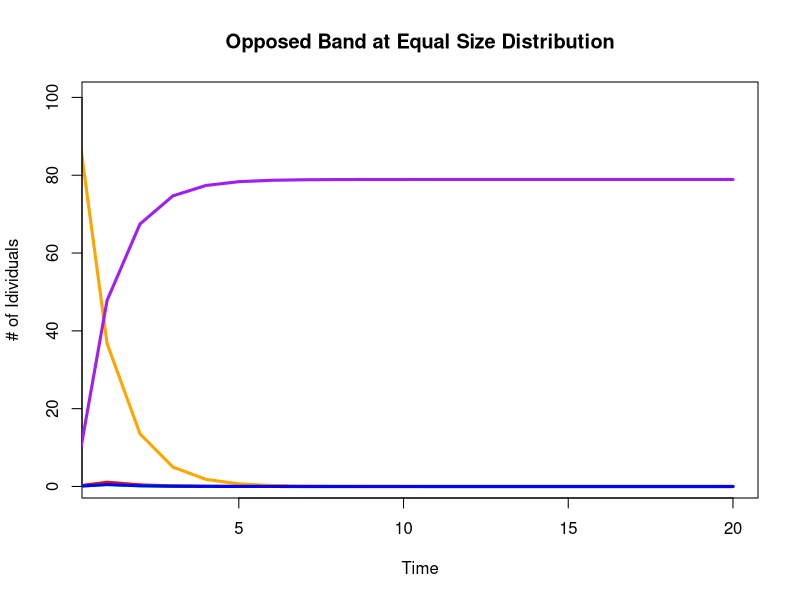
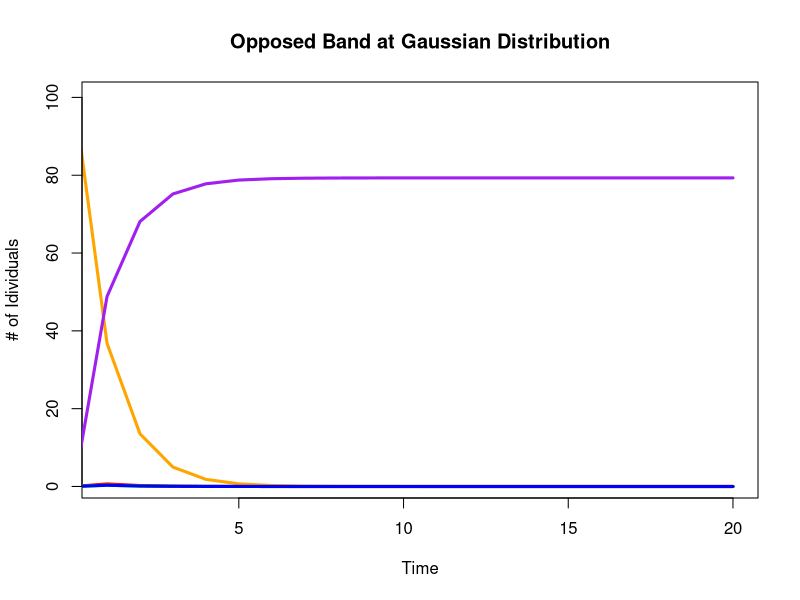
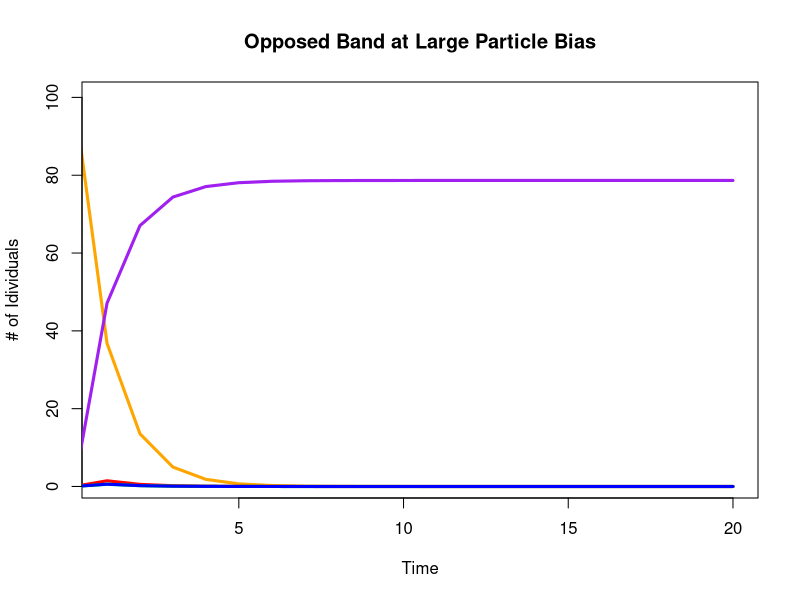
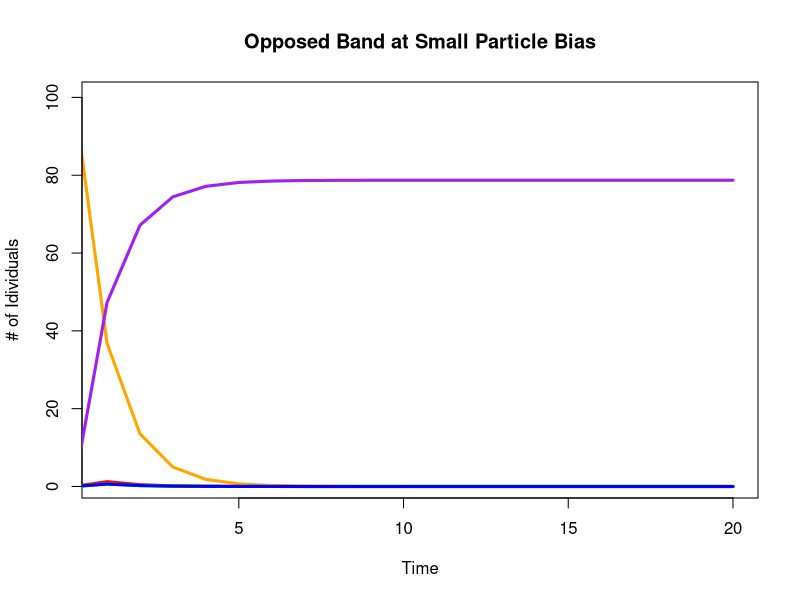
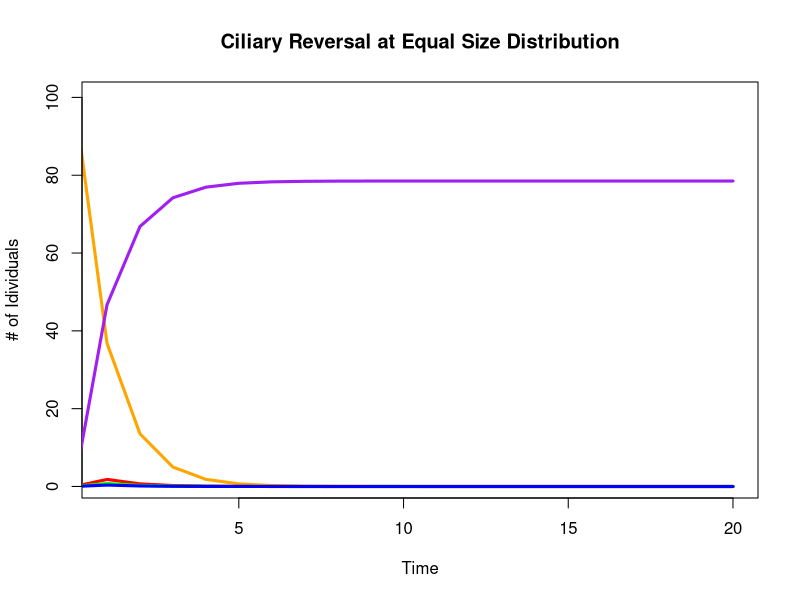
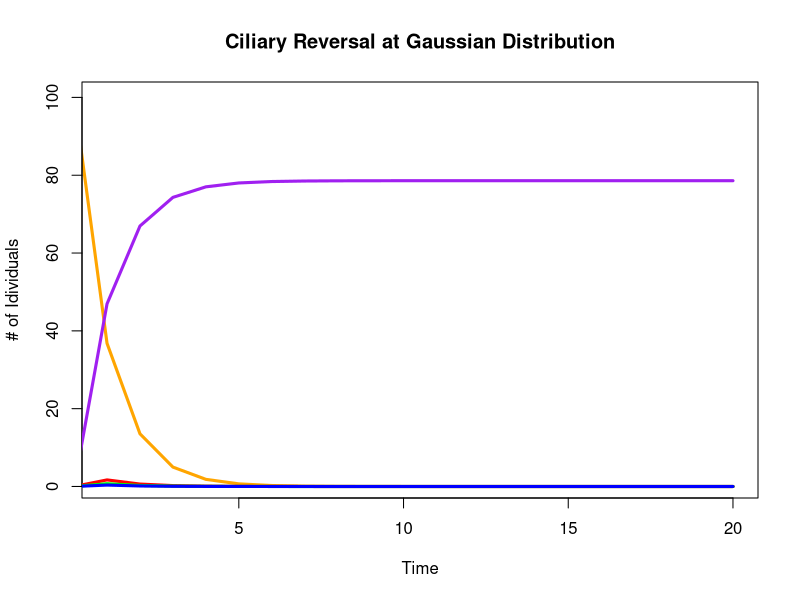
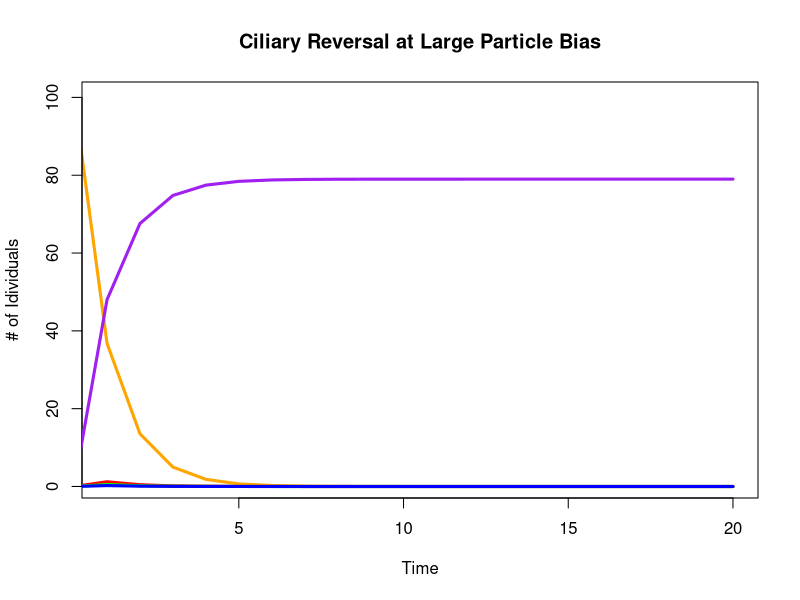
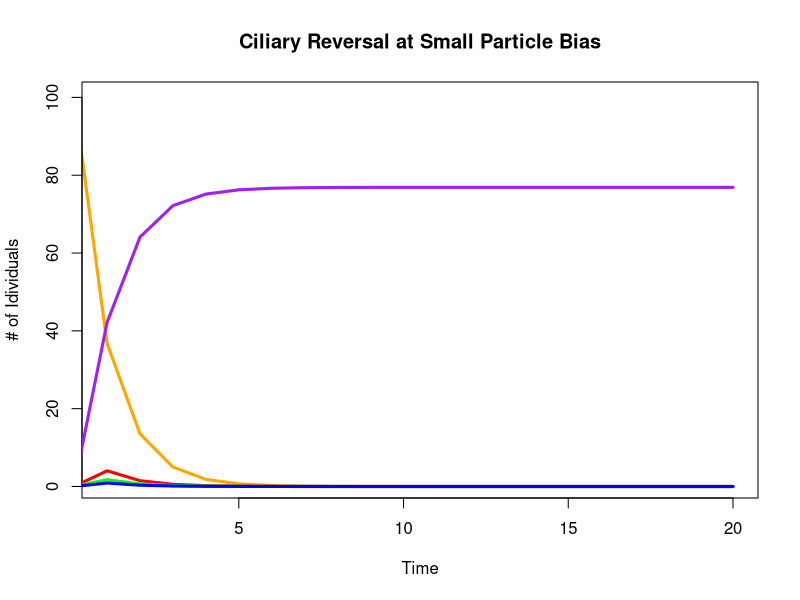

Source code (R) for these figures, in order:
#Opposed band - Hydroides - Equal Size Distribution
library(deSolve)
parameters<-c(
              #az= proportion of larvae that go from zygote to stage 1
              #a= amount of carbon needed to advance to next stage
              #f=the total amount of organic carbon in the environment
              #d=death rate of larva
              az=0.8,a=11780972.45,f=23561944.9,d=0.2,
              
              #p=the proportion of carbon in each food size
              p.45=0.125,p1=0.125,p3=0.125,p6=0.125,
              p10=0.125,p15=0.125,p20=0.125,p30=0.125,
              
              #x1=the clearance rate of stage 1 larva on different size food
              x1.45=2.53,x11=5.67,x13=22.28,x16=28.44,
              x110=37.51,x115=14.22,x120=0,x130=0,
              
              #x2=the clearance rate of stage 2 larva on different size food
              x2.45=4.10,x21=10.52,x23=37.30,x26=45.60,
              x210=77.43,x215=58.07,x220=11.46,x230=0,
              
              #x3=the clearance rate of stage 3 larva on different size food
              x3.45=3.49,x31=10.91,x33=37.88,x36=60.49,
              x310=66.67,x315=53.34,x320=14.87,x330=0)
state<-c(z=100,s1=0,s2=0,s3=0,m=0)
diff.EQ.model<-function(t,state,parameters){
  with(as.list(c(state,parameters)),{
    
    #the rate of change from nonfeeding zygotes to stage 1 larvae
    dz<--(z*az)-(d*z)
    
    #rate of change from stage 1 to stage 2
    ds1<-(z*az)-(s1*(((f*p.45*x1.45)/a)+((f*p1*x11)/a)+((f*p3*x13)/a)+
      ((f*p6*x16)/a)+((f*p10*x110)/a)+((f*p15*x115)/a)+
      ((f*p20*x120)/a)+((f*p30*x130)/a)))-(d*s1)
    
    #rate of change from stage 2 to stage 3
    ds2<-(s1*(((f*p.45*x1.45)/a)+((f*p1*x11)/a)+((f*p3*x13)/a)+
      ((f*p6*x16)/a)+((f*p10*x110)/a)+((f*p15*x115)/a)+
      ((f*p20*x120)/a)+((f*p30*x130)/a)))-
      
      (s2*(((f*p.45*x2.45)/a)+((f*p1*x21)/a)+((f*p3*x23)/a)+
      ((f*p6*x26)/a)+((f*p10*x210)/a)+((f*p15*x215)/a)+
      ((f*p20*x220)/a)+((f*p30*x230)/a)))-(d*s2)
    
    #rate of change from stage 3 to metamorphosis
    ds3<-(s2*(((f*p.45*x2.45)/a)+((f*p1*x21)/a)+((f*p3*x23)/a)+
      ((f*p6*x26)/a)+((f*p10*x210)/a)+((f*p15*x215)/a)+
      ((f*p20*x220)/a)+((f*p30*x230)/a)))-
      
      (s3*(((f*p.45*x3.45)/a)+((f*p1*x31)/a)+((f*p3*x33)/a)+
      ((f*p6*x36)/a)+((f*p10*x310)/a)+((f*p15*x315)/a)+
      ((f*p20*x320)/a)+((f*p30*x330)/a)))-(d*s3)
    
    #rate of change of the number of metamorphosed adults
    #metamorphosed adults do not die in this model in order to
    #be able to see the final number that do metamorphose
    dm<-(s3*(((f*p.45*x3.45)/a)+((f*p1*x31)/a)+((f*p3*x33)/a)+
      ((f*p6*x36)/a)+((f*p10*x310)/a)+((f*p15*x315)/a)+
      ((f*p20*x320)/a)+((f*p30*x330)/a)))
    
    list(c(dz,ds1,ds2,ds3,dm))
  })
}
times<-seq(0,20,by=1)
output.1<-ode(y=state, times=times, func=diff.EQ.model,parms=parameters)


#plots the changes in different stage population sizes
#orange is zygotes, red is stage one, green is stage two, blue is stage 3,
#purple is metamorphosis
plot((output.1[,1]),(output.1[,2]),xlim=c(1,20),ylim=c(1,100),type="l",col="orange",lwd=3,main="Opposed Band at Equal Size Distribution",xlab="Time",ylab="# of Idividuals")
lines((output.1[,1]),(output.1[,3]),col="red",lwd=3)
lines((output.1[,1]),(output.1[,4]),col="green",lwd=3)
lines((output.1[,1]),(output.1[,5]),col="blue",lwd=3)
lines((output.1[,1]),(output.1[,6]),col="purple",lwd=3)

output.1


##########################################################################

#Opposed band - Hydroides - Gaussian Distribution
library(deSolve)
parameters<-c(
  #az= proportion of larvae that go from zygot to stage 1
  #a= amount of carbon needed to advance to next stage
  #f=the total amount of organic carbon in the environment
  #d=death rate of larva
  az=0.8,a=11780972.45,f=23561944.9,d=0.2,
  
  #p=the proportion of carbon in each food size
  p.45=0.0332,p1=0.0664,p3=0.132,p6=0.265,
  p10=0.265,p15=0.132,p20=0.0664,p30=0.0332,
  
  #x1=the clearance rate of stage 1 larva on different size food
  x1.45=2.53,x11=5.67,x13=22.28,x16=28.44,
  x110=37.51,x115=14.22,x120=0,x130=0,
  
  #x2=the clearance rate of stage 2 larva on different size food
  x2.45=4.10,x21=10.52,x23=37.30,x26=45.60,
  x210=77.43,x215=58.07,x220=11.46,x230=0,
  
  #x3=the clearance rate of stage 3 larva on different size food
  x3.45=3.49,x31=10.91,x33=37.88,x36=60.49,
  x310=66.67,x315=53.34,x320=14.87,x330=0)
state<-c(z=100,s1=0,s2=0,s3=0,m=0)
diff.EQ.model<-function(t,state,parameters){
  with(as.list(c(state,parameters)),{
    
    #the rate of change from nonfeeding zygotes to stage 1 larvae
    dz<--(z*az)-(d*z)
    
    #rate of change from stage 1 to stage 2
    ds1<-(z*az)-(s1*(((f*p.45*x1.45)/a)+((f*p1*x11)/a)+((f*p3*x13)/a)+
                       ((f*p6*x16)/a)+((f*p10*x110)/a)+((f*p15*x115)/a)+
                       ((f*p20*x120)/a)+((f*p30*x130)/a)))-(d*s1)
    
    #rate of change from stage 2 to stage 3
    ds2<-(s1*(((f*p.45*x1.45)/a)+((f*p1*x11)/a)+((f*p3*x13)/a)+
                ((f*p6*x16)/a)+((f*p10*x110)/a)+((f*p15*x115)/a)+
                ((f*p20*x120)/a)+((f*p30*x130)/a)))-
      
      (s2*(((f*p.45*x2.45)/a)+((f*p1*x21)/a)+((f*p3*x23)/a)+
             ((f*p6*x26)/a)+((f*p10*x210)/a)+((f*p15*x215)/a)+
             ((f*p20*x220)/a)+((f*p30*x230)/a)))-(d*s2)
    
    #rate of change from stage 3 to metamorphosis
    ds3<-(s2*(((f*p.45*x2.45)/a)+((f*p1*x21)/a)+((f*p3*x23)/a)+
                ((f*p6*x26)/a)+((f*p10*x210)/a)+((f*p15*x215)/a)+
                ((f*p20*x220)/a)+((f*p30*x230)/a)))-
      
      (s3*(((f*p.45*x3.45)/a)+((f*p1*x31)/a)+((f*p3*x33)/a)+
             ((f*p6*x36)/a)+((f*p10*x310)/a)+((f*p15*x315)/a)+
             ((f*p20*x320)/a)+((f*p30*x330)/a)))-(d*s3)
    
    #rate of change of the number of metamorphosed adults
    #metamorphosed adults do not die in this model in order to
    #be able to see the final number that do metamorphose
    dm<-(s3*(((f*p.45*x3.45)/a)+((f*p1*x31)/a)+((f*p3*x33)/a)+
               ((f*p6*x36)/a)+((f*p10*x310)/a)+((f*p15*x315)/a)+
               ((f*p20*x320)/a)+((f*p30*x330)/a)))
    
    list(c(dz,ds1,ds2,ds3,dm))
  })
}
times<-seq(0,20,by=1)
output.1<-ode(y=state, times=times, func=diff.EQ.model,parms=parameters)


#plots the changes in different stage population sizes
#orange is zygotes, red is stage one, green is stage two, blue is stage 3,
#purple is metamorphosis
plot((output.1[,1]),(output.1[,2]),xlim=c(1,20),ylim=c(1,100),type="l",col="orange",lwd=3,main="Opposed Band at Gaussian Distribution",xlab="Time",ylab="# of Idividuals")
lines((output.1[,1]),(output.1[,3]),col="red",lwd=3)
lines((output.1[,1]),(output.1[,4]),col="green",lwd=3)
lines((output.1[,1]),(output.1[,5]),col="blue",lwd=3)
lines((output.1[,1]),(output.1[,6]),col="purple",lwd=3)

output.1


##########################################################################

#Opposed band - Hydroides - Large Particle Bias
library(deSolve)
parameters<-c(
  #az= proportion of larvae that go from zygot to stage 1
  #a= amount of carbon needed to advance to next stage
  #f=the total amount of organic carbon in the environment
  #d=death rate of larva
  az=0.8,a=11780972.45,f=23561944.9,d=0.2,
  
  #p=the proportion of carbon in each food size
  p.45=0.0332,p1=0.0332,p3=0.0664,p6=0.0664,
  p10=0.132,p15=0.132,p20=0.265,p30=0.265,
  
  #x1=the clearance rate of stage 1 larva on different size food
  x1.45=2.53,x11=5.67,x13=22.28,x16=28.44,
  x110=37.51,x115=14.22,x120=0,x130=0,
  
  #x2=the clearance rate of stage 2 larva on different size food
  x2.45=4.10,x21=10.52,x23=37.30,x26=45.60,
  x210=77.43,x215=58.07,x220=11.46,x230=0,
  
  #x3=the clearance rate of stage 3 larva on different size food
  x3.45=3.49,x31=10.91,x33=37.88,x36=60.49,
  x310=66.67,x315=53.34,x320=14.87,x330=0)
state<-c(z=100,s1=0,s2=0,s3=0,m=0)
diff.EQ.model<-function(t,state,parameters){
  with(as.list(c(state,parameters)),{
    
    #the rate of change from nonfeeding zygotes to stage 1 larvae
    dz<--(z*az)-(d*z)
    
    #rate of change from stage 1 to stage 2
    ds1<-(z*az)-(s1*(((f*p.45*x1.45)/a)+((f*p1*x11)/a)+((f*p3*x13)/a)+
                       ((f*p6*x16)/a)+((f*p10*x110)/a)+((f*p15*x115)/a)+
                       ((f*p20*x120)/a)+((f*p30*x130)/a)))-(d*s1)
    
    #rate of change from stage 2 to stage 3
    ds2<-(s1*(((f*p.45*x1.45)/a)+((f*p1*x11)/a)+((f*p3*x13)/a)+
                ((f*p6*x16)/a)+((f*p10*x110)/a)+((f*p15*x115)/a)+
                ((f*p20*x120)/a)+((f*p30*x130)/a)))-
      
      (s2*(((f*p.45*x2.45)/a)+((f*p1*x21)/a)+((f*p3*x23)/a)+
             ((f*p6*x26)/a)+((f*p10*x210)/a)+((f*p15*x215)/a)+
             ((f*p20*x220)/a)+((f*p30*x230)/a)))-(d*s2)
    
    #rate of change from stage 3 to metamorphosis
    ds3<-(s2*(((f*p.45*x2.45)/a)+((f*p1*x21)/a)+((f*p3*x23)/a)+
                ((f*p6*x26)/a)+((f*p10*x210)/a)+((f*p15*x215)/a)+
                ((f*p20*x220)/a)+((f*p30*x230)/a)))-
      
      (s3*(((f*p.45*x3.45)/a)+((f*p1*x31)/a)+((f*p3*x33)/a)+
             ((f*p6*x36)/a)+((f*p10*x310)/a)+((f*p15*x315)/a)+
             ((f*p20*x320)/a)+((f*p30*x330)/a)))-(d*s3)
    
    #rate of change of the number of metamorphosed adults
    #metamorphosed adults do not die in this model in order to
    #be able to see the final number that do metamorphose
    dm<-(s3*(((f*p.45*x3.45)/a)+((f*p1*x31)/a)+((f*p3*x33)/a)+
               ((f*p6*x36)/a)+((f*p10*x310)/a)+((f*p15*x315)/a)+
               ((f*p20*x320)/a)+((f*p30*x330)/a)))
    
    list(c(dz,ds1,ds2,ds3,dm))
  })
}
times<-seq(0,20,by=1)
output.1<-ode(y=state, times=times, func=diff.EQ.model,parms=parameters)


#plots the changes in different stage population sizes
#orange is zygotes, red is stage one, green is stage two, blue is stage 3,
#purple is metamorphosis
plot((output.1[,1]),(output.1[,2]),xlim=c(1,20),ylim=c(1,100),type="l",col="orange",lwd=3,main="Opposed Band at Large Particle Bias",xlab="Time",ylab="# of Idividuals")
lines((output.1[,1]),(output.1[,3]),col="red",lwd=3)
lines((output.1[,1]),(output.1[,4]),col="green",lwd=3)
lines((output.1[,1]),(output.1[,5]),col="blue",lwd=3)
lines((output.1[,1]),(output.1[,6]),col="purple",lwd=3)

output.1


##########################################################################

#Opposed band - Hydroides - Small Particle Bias
library(deSolve)
parameters<-c(
  #az= proportion of larvae that go from zygot to stage 1
  #a= amount of carbon needed to advance to next stage
  #f=the total amount of organic carbon in the environment
  #d=death rate of larva
  az=0.8,a=11780972.45,f=23561944.9,d=0.2,
  
  #p=the proportion of carbon in each food size
  p.45=0.265,p1=0.265,p3=0.132,p6=0.132,
  p10=0.0664,p15=0.0664,p20=0.0332,p30=0.0332,
  
  #x1=the clearance rate of stage 1 larva on different size food
  x1.45=2.53,x11=5.67,x13=22.28,x16=28.44,
  x110=37.51,x115=14.22,x120=0,x130=0,
  
  #x2=the clearance rate of stage 2 larva on different size food
  x2.45=4.10,x21=10.52,x23=37.30,x26=45.60,
  x210=77.43,x215=58.07,x220=11.46,x230=0,
  
  #x3=the clearance rate of stage 3 larva on different size food
  x3.45=3.49,x31=10.91,x33=37.88,x36=60.49,
  x310=66.67,x315=53.34,x320=14.87,x330=0)
state<-c(z=100,s1=0,s2=0,s3=0,m=0)
diff.EQ.model<-function(t,state,parameters){
  with(as.list(c(state,parameters)),{
    
    #the rate of change from nonfeeding zygotes to stage 1 larvae
    dz<--(z*az)-(d*z)
    
    #rate of change from stage 1 to stage 2
    ds1<-(z*az)-(s1*(((f*p.45*x1.45)/a)+((f*p1*x11)/a)+((f*p3*x13)/a)+
                       ((f*p6*x16)/a)+((f*p10*x110)/a)+((f*p15*x115)/a)+
                       ((f*p20*x120)/a)+((f*p30*x130)/a)))-(d*s1)
    
    #rate of change from stage 2 to stage 3
    ds2<-(s1*(((f*p.45*x1.45)/a)+((f*p1*x11)/a)+((f*p3*x13)/a)+
                ((f*p6*x16)/a)+((f*p10*x110)/a)+((f*p15*x115)/a)+
                ((f*p20*x120)/a)+((f*p30*x130)/a)))-
      
      (s2*(((f*p.45*x2.45)/a)+((f*p1*x21)/a)+((f*p3*x23)/a)+
             ((f*p6*x26)/a)+((f*p10*x210)/a)+((f*p15*x215)/a)+
             ((f*p20*x220)/a)+((f*p30*x230)/a)))-(d*s2)
    
    #rate of change from stage 3 to metamorphosis
    ds3<-(s2*(((f*p.45*x2.45)/a)+((f*p1*x21)/a)+((f*p3*x23)/a)+
                ((f*p6*x26)/a)+((f*p10*x210)/a)+((f*p15*x215)/a)+
                ((f*p20*x220)/a)+((f*p30*x230)/a)))-
      
      (s3*(((f*p.45*x3.45)/a)+((f*p1*x31)/a)+((f*p3*x33)/a)+
             ((f*p6*x36)/a)+((f*p10*x310)/a)+((f*p15*x315)/a)+
             ((f*p20*x320)/a)+((f*p30*x330)/a)))-(d*s3)
    
    #rate of change of the number of metamorphosed adults
    #metamorphosed adults do not die in this model in order to
    #be able to see the final number that do metamorphose
    dm<-(s3*(((f*p.45*x3.45)/a)+((f*p1*x31)/a)+((f*p3*x33)/a)+
               ((f*p6*x36)/a)+((f*p10*x310)/a)+((f*p15*x315)/a)+
               ((f*p20*x320)/a)+((f*p30*x330)/a)))
    
    list(c(dz,ds1,ds2,ds3,dm))
  })
}
times<-seq(0,20,by=1)
output.1<-ode(y=state, times=times, func=diff.EQ.model,parms=parameters)


#plots the changes in different stage population sizes
#orange is zygotes, red is stage one, green is stage two, blue is stage 3,
#purple is metamorphosis
plot((output.1[,1]),(output.1[,2]),xlim=c(1,20),ylim=c(1,100),type="l",col="orange",lwd=3,main="Opposed Band at Small Particle Bias",xlab="Time",ylab="# of Idividuals")
lines((output.1[,1]),(output.1[,3]),col="red",lwd=3)
lines((output.1[,1]),(output.1[,4]),col="green",lwd=3)
lines((output.1[,1]),(output.1[,5]),col="blue",lwd=3)
lines((output.1[,1]),(output.1[,6]),col="purple",lwd=3)

output.1


##########################################################################

#Ciliary Reversal - Dendraster - Equal Size Distribution
library(deSolve)
parameters<-c(
  #az= proportion of larvae that go from zygot to stage 1
  #a= amount of carbon needed to advance to next stage
  #f=the total amount of organic carbon in the environment
  #d=death rate of larva
  az=0.8,a=82446807.16,f=23561944.9,d=0.2,
  
  #p=the proportion of carbon in each food size
  p.45=0.125,p1=0.125,p3=0.125,p6=0.125,
  p10=0.125,p15=0.125,p20=0.125,p30=0.125,
  
  #x1=the clearance rate of stage 1 larva on different size food
  x1.45=0.03,x11=0.03,x13=9.30,x16=47.47,
  x110=87.84,x115=118.55,x120=118.91,x130=94.71,
  
  #x2=the clearance rate of stage 2 larva on different size food
  x2.45=0.04,x21=0.09,x23=17.35,x26=131.79,
  x210=202.70,x215=250.77,x220=317.34,x230=242.28,
  
  #x3=the clearance rate of stage 3 larva on different size food
  x3.45=0.05,x31=0.26,x33=22.06,x36=211.15,
  x310=416.49,x315=563.17,x320=591.63,x330=636.38)

state<-c(z=100,s1=0,s2=0,s3=0,m=0)
diff.EQ.model<-function(t,state,parameters){
  with(as.list(c(state,parameters)),{
    
    #the rate of change from nonfeeding zygotes to stage 1 larvae
    dz<--(z*az)-(d*z)
    
    #rate of change from stage 1 to stage 2
    ds1<-(z*az)-(s1*(((f*p.45*x1.45)/a)+((f*p1*x11)/a)+((f*p3*x13)/a)+
                       ((f*p6*x16)/a)+((f*p10*x110)/a)+((f*p15*x115)/a)+
                       ((f*p20*x120)/a)+((f*p30*x130)/a)))-(d*s1)
    
    #rate of change from stage 2 to stage 3
    ds2<-(s1*(((f*p.45*x1.45)/a)+((f*p1*x11)/a)+((f*p3*x13)/a)+
                ((f*p6*x16)/a)+((f*p10*x110)/a)+((f*p15*x115)/a)+
                ((f*p20*x120)/a)+((f*p30*x130)/a)))-
      
      (s2*(((f*p.45*x2.45)/a)+((f*p1*x21)/a)+((f*p3*x23)/a)+
             ((f*p6*x26)/a)+((f*p10*x210)/a)+((f*p15*x215)/a)+
             ((f*p20*x220)/a)+((f*p30*x230)/a)))-(d*s2)
    
    #rate of change from stage 3 to metamorphosis
    ds3<-(s2*(((f*p.45*x2.45)/a)+((f*p1*x21)/a)+((f*p3*x23)/a)+
                ((f*p6*x26)/a)+((f*p10*x210)/a)+((f*p15*x215)/a)+
                ((f*p20*x220)/a)+((f*p30*x230)/a)))-
      
      (s3*(((f*p.45*x3.45)/a)+((f*p1*x31)/a)+((f*p3*x33)/a)+
             ((f*p6*x36)/a)+((f*p10*x310)/a)+((f*p15*x315)/a)+
             ((f*p20*x320)/a)+((f*p30*x330)/a)))-(d*s3)
    
    #rate of change of the number of metamorphosed adults
    #metamorphosed adults do not die in this model in order to
    #be able to see the final number that do metamorphose
    dm<-(s3*(((f*p.45*x3.45)/a)+((f*p1*x31)/a)+((f*p3*x33)/a)+
               ((f*p6*x36)/a)+((f*p10*x310)/a)+((f*p15*x315)/a)+
               ((f*p20*x320)/a)+((f*p30*x330)/a)))
    
    list(c(dz,ds1,ds2,ds3,dm))
  })
}
times<-seq(0,20,by=1)
output.1<-ode(y=state, times=times, func=diff.EQ.model,parms=parameters)


#plots the changes in different stage population sizes
#orange is zygotes, red is stage one, green is stage two, blue is stage 3,
#purple is metamorphosis
plot((output.1[,1]),(output.1[,2]),xlim=c(1,20),ylim=c(1,100),type="l",col="orange",lwd=3,main="Ciliary Reversal at Equal Size Distribution",xlab="Time",ylab="# of Idividuals")
lines((output.1[,1]),(output.1[,3]),col="red",lwd=3)
lines((output.1[,1]),(output.1[,4]),col="green",lwd=3)
lines((output.1[,1]),(output.1[,5]),col="blue",lwd=3)
lines((output.1[,1]),(output.1[,6]),col="purple",lwd=3)

output.1


##########################################################################

#Ciliary Reversal - Dendraster - Gaussian Distribution
library(deSolve)
parameters<-c(
  #az= proportion of larvae that go from zygot to stage 1
  #a= amount of carbon needed to advance to next stage
  #f=the total amount of organic carbon in the environment
  #d=death rate of larva
  az=0.8,a=82446807.16,f=23561944.9,d=0.2,
  
  #p=the proportion of carbon in each food size
  p.45=0.0332,p1=0.0664,p3=0.132,p6=0.265,
  p10=0.265,p15=0.132,p20=0.0664,p30=0.0332,
  
  #x1=the clearance rate of stage 1 larva on different size food
  x1.45=0.03,x11=0.03,x13=9.30,x16=47.47,
  x110=87.84,x115=118.55,x120=118.91,x130=94.71,
  
  #x2=the clearance rate of stage 2 larva on different size food
  x2.45=0.04,x21=0.09,x23=17.35,x26=131.79,
  x210=202.70,x215=250.77,x220=317.34,x230=242.28,
  
  #x3=the clearance rate of stage 3 larva on different size food
  x3.45=0.05,x31=0.26,x33=22.06,x36=211.15,
  x310=416.49,x315=563.17,x320=591.63,x330=636.38)

state<-c(z=100,s1=0,s2=0,s3=0,m=0)
diff.EQ.model<-function(t,state,parameters){
  with(as.list(c(state,parameters)),{
    
    #the rate of change from nonfeeding zygotes to stage 1 larvae
    dz<--(z*az)-(d*z)
    
    #rate of change from stage 1 to stage 2
    ds1<-(z*az)-(s1*(((f*p.45*x1.45)/a)+((f*p1*x11)/a)+((f*p3*x13)/a)+
                       ((f*p6*x16)/a)+((f*p10*x110)/a)+((f*p15*x115)/a)+
                       ((f*p20*x120)/a)+((f*p30*x130)/a)))-(d*s1)
    
    #rate of change from stage 2 to stage 3
    ds2<-(s1*(((f*p.45*x1.45)/a)+((f*p1*x11)/a)+((f*p3*x13)/a)+
                ((f*p6*x16)/a)+((f*p10*x110)/a)+((f*p15*x115)/a)+
                ((f*p20*x120)/a)+((f*p30*x130)/a)))-
      
      (s2*(((f*p.45*x2.45)/a)+((f*p1*x21)/a)+((f*p3*x23)/a)+
             ((f*p6*x26)/a)+((f*p10*x210)/a)+((f*p15*x215)/a)+
             ((f*p20*x220)/a)+((f*p30*x230)/a)))-(d*s2)
    
    #rate of change from stage 3 to metamorphosis
    ds3<-(s2*(((f*p.45*x2.45)/a)+((f*p1*x21)/a)+((f*p3*x23)/a)+
                ((f*p6*x26)/a)+((f*p10*x210)/a)+((f*p15*x215)/a)+
                ((f*p20*x220)/a)+((f*p30*x230)/a)))-
      
      (s3*(((f*p.45*x3.45)/a)+((f*p1*x31)/a)+((f*p3*x33)/a)+
             ((f*p6*x36)/a)+((f*p10*x310)/a)+((f*p15*x315)/a)+
             ((f*p20*x320)/a)+((f*p30*x330)/a)))-(d*s3)
    
    #rate of change of the number of metamorphosed adults
    #metamorphosed adults do not die in this model in order to
    #be able to see the final number that do metamorphose
    dm<-(s3*(((f*p.45*x3.45)/a)+((f*p1*x31)/a)+((f*p3*x33)/a)+
               ((f*p6*x36)/a)+((f*p10*x310)/a)+((f*p15*x315)/a)+
               ((f*p20*x320)/a)+((f*p30*x330)/a)))
    
    list(c(dz,ds1,ds2,ds3,dm))
  })
}
times<-seq(0,20,by=1)
output.1<-ode(y=state, times=times, func=diff.EQ.model,parms=parameters)


#plots the changes in different stage population sizes
#orange is zygotes, red is stage one, green is stage two, blue is stage 3,
#purple is metamorphosis
plot((output.1[,1]),(output.1[,2]),xlim=c(1,20),ylim=c(1,100),type="l",col="orange",lwd=3,main="Ciliary Reversal at Gaussian Distribution",xlab="Time",ylab="# of Idividuals")
lines((output.1[,1]),(output.1[,3]),col="red",lwd=3)
lines((output.1[,1]),(output.1[,4]),col="green",lwd=3)
lines((output.1[,1]),(output.1[,5]),col="blue",lwd=3)
lines((output.1[,1]),(output.1[,6]),col="purple",lwd=3)

output.1


##########################################################################

#Ciliary Reversal - Dendraster - Large Particle Bias
library(deSolve)
parameters<-c(
  #az= proportion of larvae that go from zygot to stage 1
  #a= amount of carbon needed to advance to next stage
  #f=the total amount of organic carbon in the environment
  #d=death rate of larva
  az=0.8,a=82446807.16,f=23561944.9,d=0.2,
  
  #p=the proportion of carbon in each food size
  p.45=0.0332,p1=0.0332,p3=0.0664,p6=0.0664,
  p10=0.132,p15=0.132,p20=0.265,p30=0.265,
  
  #x1=the clearance rate of stage 1 larva on different size food
  x1.45=0.03,x11=0.03,x13=9.30,x16=47.47,
  x110=87.84,x115=118.55,x120=118.91,x130=94.71,
  
  #x2=the clearance rate of stage 2 larva on different size food
  x2.45=0.04,x21=0.09,x23=17.35,x26=131.79,
  x210=202.70,x215=250.77,x220=317.34,x230=242.28,
  
  #x3=the clearance rate of stage 3 larva on different size food
  x3.45=0.05,x31=0.26,x33=22.06,x36=211.15,
  x310=416.49,x315=563.17,x320=591.63,x330=636.38)

state<-c(z=100,s1=0,s2=0,s3=0,m=0)
diff.EQ.model<-function(t,state,parameters){
  with(as.list(c(state,parameters)),{
    
    #the rate of change from nonfeeding zygotes to stage 1 larvae
    dz<--(z*az)-(d*z)
    
    #rate of change from stage 1 to stage 2
    ds1<-(z*az)-(s1*(((f*p.45*x1.45)/a)+((f*p1*x11)/a)+((f*p3*x13)/a)+
                       ((f*p6*x16)/a)+((f*p10*x110)/a)+((f*p15*x115)/a)+
                       ((f*p20*x120)/a)+((f*p30*x130)/a)))-(d*s1)
    
    #rate of change from stage 2 to stage 3
    ds2<-(s1*(((f*p.45*x1.45)/a)+((f*p1*x11)/a)+((f*p3*x13)/a)+
                ((f*p6*x16)/a)+((f*p10*x110)/a)+((f*p15*x115)/a)+
                ((f*p20*x120)/a)+((f*p30*x130)/a)))-
      
      (s2*(((f*p.45*x2.45)/a)+((f*p1*x21)/a)+((f*p3*x23)/a)+
             ((f*p6*x26)/a)+((f*p10*x210)/a)+((f*p15*x215)/a)+
             ((f*p20*x220)/a)+((f*p30*x230)/a)))-(d*s2)
    
    #rate of change from stage 3 to metamorphosis
    ds3<-(s2*(((f*p.45*x2.45)/a)+((f*p1*x21)/a)+((f*p3*x23)/a)+
                ((f*p6*x26)/a)+((f*p10*x210)/a)+((f*p15*x215)/a)+
                ((f*p20*x220)/a)+((f*p30*x230)/a)))-
      
      (s3*(((f*p.45*x3.45)/a)+((f*p1*x31)/a)+((f*p3*x33)/a)+
             ((f*p6*x36)/a)+((f*p10*x310)/a)+((f*p15*x315)/a)+
             ((f*p20*x320)/a)+((f*p30*x330)/a)))-(d*s3)
    
    #rate of change of the number of metamorphosed adults
    #metamorphosed adults do not die in this model in order to
    #be able to see the final number that do metamorphose
    dm<-(s3*(((f*p.45*x3.45)/a)+((f*p1*x31)/a)+((f*p3*x33)/a)+
               ((f*p6*x36)/a)+((f*p10*x310)/a)+((f*p15*x315)/a)+
               ((f*p20*x320)/a)+((f*p30*x330)/a)))
    
    list(c(dz,ds1,ds2,ds3,dm))
  })
}
times<-seq(0,20,by=1)
output.1<-ode(y=state, times=times, func=diff.EQ.model,parms=parameters)


#plots the changes in different stage population sizes
#orange is zygotes, red is stage one, green is stage two, blue is stage 3,
#purple is metamorphosis
plot((output.1[,1]),(output.1[,2]),xlim=c(1,20),ylim=c(1,100),type="l",col="orange",lwd=3,main="Ciliary Reversal at Large Particle Bias",xlab="Time",ylab="# of Idividuals")
lines((output.1[,1]),(output.1[,3]),col="red",lwd=3)
lines((output.1[,1]),(output.1[,4]),col="green",lwd=3)
lines((output.1[,1]),(output.1[,5]),col="blue",lwd=3)
lines((output.1[,1]),(output.1[,6]),col="purple",lwd=3)

output.1


##########################################################################

#Ciliary Reversal - Dendraster - Small Particle Bias
library(deSolve)
parameters<-c(
  #az= proportion of larvae that go from zygot to stage 1
  #a= amount of carbon needed to advance to next stage
  #f=the total amount of organic carbon in the environment
  #d=death rate of larva
  az=0.8,a=82446807.16,f=23561944.9,d=0.2,
  
  #p=the proportion of carbon in each food size
  p.45=0.265,p1=0.265,p3=0.132,p6=0.132,
  p10=0.0664,p15=0.0664,p20=0.0332,p30=0.0332,
  
  #x1=the clearance rate of stage 1 larva on different size food
  x1.45=0.03,x11=0.03,x13=9.30,x16=47.47,
  x110=87.84,x115=118.55,x120=118.91,x130=94.71,
  
  #x2=the clearance rate of stage 2 larva on different size food
  x2.45=0.04,x21=0.09,x23=17.35,x26=131.79,
  x210=202.70,x215=250.77,x220=317.34,x230=242.28,
  
  #x3=the clearance rate of stage 3 larva on different size food
  x3.45=0.05,x31=0.26,x33=22.06,x36=211.15,
  x310=416.49,x315=563.17,x320=591.63,x330=636.38)

state<-c(z=100,s1=0,s2=0,s3=0,m=0)
diff.EQ.model<-function(t,state,parameters){
  with(as.list(c(state,parameters)),{
    
    #the rate of change from nonfeeding zygotes to stage 1 larvae
    dz<--(z*az)-(d*z)
    
    #rate of change from stage 1 to stage 2
    ds1<-(z*az)-(s1*(((f*p.45*x1.45)/a)+((f*p1*x11)/a)+((f*p3*x13)/a)+
                       ((f*p6*x16)/a)+((f*p10*x110)/a)+((f*p15*x115)/a)+
                       ((f*p20*x120)/a)+((f*p30*x130)/a)))-(d*s1)
    
    #rate of change from stage 2 to stage 3
    ds2<-(s1*(((f*p.45*x1.45)/a)+((f*p1*x11)/a)+((f*p3*x13)/a)+
                ((f*p6*x16)/a)+((f*p10*x110)/a)+((f*p15*x115)/a)+
                ((f*p20*x120)/a)+((f*p30*x130)/a)))-
      
      (s2*(((f*p.45*x2.45)/a)+((f*p1*x21)/a)+((f*p3*x23)/a)+
             ((f*p6*x26)/a)+((f*p10*x210)/a)+((f*p15*x215)/a)+
             ((f*p20*x220)/a)+((f*p30*x230)/a)))-(d*s2)
    
    #rate of change from stage 3 to metamorphosis
    ds3<-(s2*(((f*p.45*x2.45)/a)+((f*p1*x21)/a)+((f*p3*x23)/a)+
                ((f*p6*x26)/a)+((f*p10*x210)/a)+((f*p15*x215)/a)+
                ((f*p20*x220)/a)+((f*p30*x230)/a)))-
      
      (s3*(((f*p.45*x3.45)/a)+((f*p1*x31)/a)+((f*p3*x33)/a)+
             ((f*p6*x36)/a)+((f*p10*x310)/a)+((f*p15*x315)/a)+
             ((f*p20*x320)/a)+((f*p30*x330)/a)))-(d*s3)
    
    #rate of change of the number of metamorphosed adults
    #metamorphosed adults do not die in this model in order to
    #be able to see the final number that do metamorphose
    dm<-(s3*(((f*p.45*x3.45)/a)+((f*p1*x31)/a)+((f*p3*x33)/a)+
               ((f*p6*x36)/a)+((f*p10*x310)/a)+((f*p15*x315)/a)+
               ((f*p20*x320)/a)+((f*p30*x330)/a)))
    
    list(c(dz,ds1,ds2,ds3,dm))
  })
}
times<-seq(0,20,by=1)
output.1<-ode(y=state, times=times, func=diff.EQ.model,parms=parameters)


#plots the changes in different stage population sizes
#orange is zygotes, red is stage one, green is stage two, blue is stage 3,
#purple is metamorphosis
plot((output.1[,1]),(output.1[,2]),xlim=c(1,20),ylim=c(1,100),type="l",col="orange",lwd=3,main="Ciliary Reversal at Small Particle Bias",xlab="Time",ylab="# of Idividuals")
lines((output.1[,1]),(output.1[,3]),col="red",lwd=3)
lines((output.1[,1]),(output.1[,4]),col="green",lwd=3)
lines((output.1[,1]),(output.1[,5]),col="blue",lwd=3)
lines((output.1[,1]),(output.1[,6]),col="purple",lwd=3)

output.1
